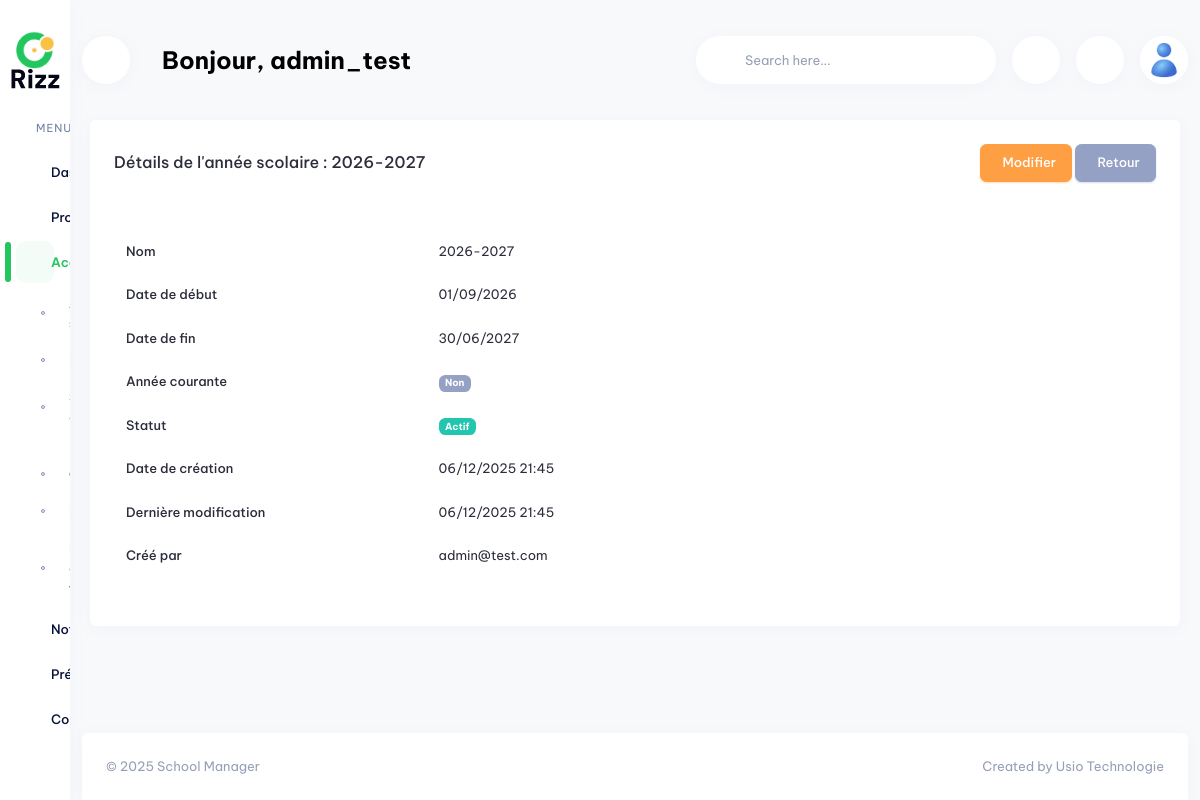
The app's page /academic/academic-years/3/ (signed in) with its own data.
### app_profile/models.py (models this page shows, shortened)
class Profile(models.Model):
    GENDER = [('male', 'Masculin'), ('female', 'Féminin'), ('other', 'Autre')]
    user = models.OneToOneField(
        User,
        on_delete=models.CASCADE,
        verbose_name="Utilisateur",
        help_text="Utilisateur Django associé à ce profil",
        related_name="profile"
    )
    reference = models.UUIDField(
        default=uuid4,
        unique=True,
        editable=False,
        verbose_name="Référence",
        help_text="Référence unique UUID du profil"
    )
    full_name = models.CharField(
        max_length=200,
        verbose_name="Nom complet",
        help_text="Nom et prénom du titulaire du compte"
    )
    firstname = models.CharField(
        max_length=100,
        verbose_name="Prénom",
        null=True,
        blank=True,
        help_text="Prénom du titulaire du compte"
    )
    name = models.CharField(
        max_length=100,
        verbose_name="Nom de famille",
        null=True,
        blank=True,
        help_text="Nom de famille du titulaire du compte"
    )
    birth_date = models.DateField(
        blank=True,
        null=True,
        verbose_name="Date de naissance",
        help_text="Date de naissance du titulaire (optionnel)"
    )
    id_card_number = models.CharField(
        max_length=50,
        blank=True,
        null=True,
        verbose_name="Numéro de pièce d'identité",
        help_text="Numéro de la pièce d'identité (optionnel)"
    )
    pincode = models.CharField(
        max_length=20,
        blank=True,
        null=True,
        verbose_name="Code PIN",
        help_text="Code PIN personnel (optionnel)"
    )
    gender = models.CharField(
        max_length=10,
        choices=GENDER,
        blank=True,
        null=True,
        verbose_name="Genre",
        help_text="Genre du titulaire (optionnel)"
    )
    country = models.ForeignKey(
        Country,
        on_delete=models.PROTECT,
        verbose_name="Pays",
        blank=True,
        null=True,
        help_text="Pays d'origine du titulaire"
    )
    phone = models.CharField(
        max_length=20,
        blank=True,
        null=True,
        verbose_name="Téléphone",
        help_text="Numéro de téléphone (optionnel)"
    )
    is_verified = models.BooleanField(
        default=False,
        verbose_name="Vérifié",
        help_text="Indique si le profil a été vérifié"
    )
    ROLE_CHOICES = [
        ('student', 'Élève'),
        ('teacher', 'Enseignant'),
        ('parent', 'Parent'),
        ('admin', 'Administrateur'),
        ('staff', 'Personnel'),
    ]
    role = models.CharField(
        max_length=20,
        choices=ROLE_CHOICES,
        blank=True,
        null=True,
        verbose_name="Rôle",
        help_text="Rôle principal du profil"
    )
    max_wallets = models.PositiveIntegerField(
        default=5,
        verbose_name="Nombre maximum de wallets",
        help_text="Nombre maximum de wallets que cet utilisateur peut créer (0 = illimité)"
    )
    photo = models.ImageField(
        upload_to='profiles/photos/',
        blank=True,
        null=True,
        verbose_name="Photo de profil",
        help_text="Photo de profil de l'utilisateur (max 2 Mo)"
    )
    is_active = models.BooleanField(
        default=True,
        verbose_name="Actif",
        help_text="Indique si le profil est actif"
    )
    created_at = models.DateTimeField(
        auto_now_add=True,
        verbose_name="Date de création"
    )
    updated_at = models.DateTimeField(
        auto_now=True,
        verbose_name="Date de modification"
    )
    objects = ProfileManager()
    class Meta:
        verbose_name = "Profile"
        verbose_name_plural = "Profiles"
        ordering = ['created_at']
        unique_together = ['phone']

### app_academic/models.py (models this page shows, shortened)
class AcademicYear(models.Model):
    name = models.CharField(
        max_length=50,
        unique=True,
        verbose_name="Nom",
        help_text="Nom de l'année scolaire (ex: 2024-2025)"
    )
    start_date = models.DateField(
        verbose_name="Date de début",
        help_text="Date de début de l'année scolaire"
    )
    end_date = models.DateField(
        verbose_name="Date de fin",
        help_text="Date de fin de l'année scolaire"
    )
    is_current = models.BooleanField(
        default=False,
        verbose_name="Année courante",
        help_text="Indique si c'est l'année scolaire actuelle"
    )
    is_active = models.BooleanField(
        default=True,
        verbose_name="Actif",
        help_text="Indique si l'année scolaire est active"
    )
    created_at = models.DateTimeField(
        auto_now_add=True,
        verbose_name="Date de création"
    )
    updated_at = models.DateTimeField(
        auto_now=True,
        verbose_name="Date de modification"
    )
    created_by = models.ForeignKey(
        settings.AUTH_USER_MODEL,
        on_delete=models.SET_NULL,
        null=True,
        blank=True,
        related_name='academic_years_created',
        verbose_name="Créé par",
        help_text="Utilisateur qui a créé cette année scolaire"
    )
    updated_by = models.ForeignKey(
        settings.AUTH_USER_MODEL,
        on_delete=models.SET_NULL,
        null=True,
        blank=True,
        related_name='academic_years_updated',
        verbose_name="Modifié par",
        help_text="Utilisateur qui a modifié cette année scolaire"
    )
    class Meta:
        verbose_name = "Année scolaire"
        verbose_name_plural = "Années scolaires"
        ordering = ['-start_date']
        indexes = [
            models.Index(fields=['is_current', 'is_active']),
            models.Index(fields=['start_date', 'end_date']),
        ]

### app_academic/views.py (the view)
# urls.py: path('academic-years/<int:pk>/', views.AcademicYearDetailView.as_view(), name='academic_year_detail'),
class AcademicYearDetailView(PermissionRequiredMixin, DetailView):
    model = AcademicYear
    template_name = 'app_academic/academic_year_detail.html'
    context_object_name = 'academic_year'
    required_permission = 'view_academic_year'
    required_resource = 'app_academic'
    @method_decorator(login_required)
    def dispatch(self, *args, **kwargs):
        return super().dispatch(*args, **kwargs)
    def get_queryset(self):
        return AcademicYear.objects.filter(is_active=True)

### templates/app_academic/academic_year_detail.html (shortened to what this page needs)
{% extends "base.html" %}
{% load static %}
{% block content %}
<div class="row">
    <div class="col-12">
        <div class="card">
            <div class="card-header">
                <div class="row align-items-center">
                    <div class="col">
                        <h4 class="card-title mb-0">Détails de l'année scolaire : {{ academic_year.name }}</h4>
                    </div>
                    <div class="col-auto">
                        <a href="{% url 'app_academic:academic_year_update' academic_year.pk %}" class="btn btn-warning">
                             Modifier
                        </a>
                        <a href="{% url 'app_academic:academic_year_list' %}" class="btn btn-secondary">
                             Retour
                        </a>
                    </div>
                </div>
            </div>
            <div class="card-body">
                <table class="table table-borderless">
                    <tr>
                        <th width="30%">Nom</th>
                        <td>{{ academic_year.name }}</td>
                    </tr>
                    <tr>
                        <th>Date de début</th>
                        <td>{{ academic_year.start_date|date:"d/m/Y" }}</td>
                    </tr>
                    <tr>
                        <th>Date de fin</th>
                        <td>{{ academic_year.end_date|date:"d/m/Y" }}</td>
                    </tr>
                    <tr>
                        <th>Année courante</th>
                        <td>
                            {% if academic_year.is_current %}
                                <span class="badge bg-success">Oui</span>
                            {% else %}
                                <span class="badge bg-secondary">Non</span>
                            {% endif %}
                        </td>
                    </tr>
                    <tr>
                        <th>Statut</th>
                        <td>
                            {% if academic_year.is_active %}
                                <span class="badge bg-success">Actif</span>
                            {% else %}
                                <span class="badge bg-danger">Inactif</span>
                            {% endif %}
                        </td>
                    </tr>
                    <tr>
                        <th>Date de création</th>
                        <td>{{ academic_year.created_at|date:"d/m/Y H:i" }}</td>
                    </tr>
                    <tr>
                        <th>Dernière modification</th>
                        <td>{{ academic_year.updated_at|date:"d/m/Y H:i" }}</td>
                    </tr>
                    {% if academic_year.created_by %}
                    <tr>
                        <th>Créé par</th>
                        <td>{{ academic_year.created_by.get_full_name|default:academic_year.created_by.username }}</td>
                    </tr>
                    {% endif %}
                </table>
            </div>
        </div>
    </div>
</div>
{% endblock %}

### templates/base.html (shortened to what this page needs)
<!DOCTYPE html>
{% load static %}
<html lang="en" dir="ltr" data-startbar="light" data-bs-theme="light">
<head>
    <link rel="stylesheet" href="{% static 'school_manager/assets/libs/jsvectormap/css/jsvectormap.min.css' %}">
     <link href="{% static 'school_manager/assets/css/bootstrap.min.css' %}" rel="stylesheet" type="text/css" />
     <link href="{% static 'school_manager/assets/css/icons.min.css' %}" rel="stylesheet" type="text/css" />
     <link href="{% static 'school_manager/assets/css/app.min.css' %}" rel="stylesheet" type="text/css" />
     <link href="{% static 'school_manager/assets/css/custom-colors.css' %}" rel="stylesheet" type="text/css" />
</head>
<body>
    {% block navbar %}
    <div class="topbar d-print-none">
        <div class="container-xxl">
            <nav class="topbar-custom d-flex justify-content-between" id="topbar-custom">
                <ul class="topbar-item list-unstyled d-inline-flex align-items-center mb-0">
                    <li>
                        <button class="nav-link mobile-menu-btn nav-icon" id="togglemenu">
                        </button>
                    </li>
                    <li class="mx-3 welcome-text">
                        <h3 class="mb-0 fw-bold text-truncate">Bonjour, {{ user_full_name|default:request.user.username }}</h3>
                    </li>
                </ul>
                <ul class="topbar-item list-unstyled d-inline-flex align-items-center mb-0">
                    <li class="hide-phone app-search">
                        <form role="search" action="" method="get">
                            <input type="search" name="search" class="form-control top-search mb-0" placeholder="Search here...">
                            <button type="submit"></button>
                        </form>
                    </li>
                    <li class="topbar-item">
                        <a class="nav-link nav-icon" href="javascript:void(0);" id="light-dark-mode">
                        </a>
                    </li>
                    <li class="dropdown topbar-item">
                        <a class="nav-link dropdown-toggle arrow-none nav-icon" data-bs-toggle="dropdown" href="index.html#" role="button"
                            aria-haspopup="false" aria-expanded="false">
                        </a>
                    </li>
                    {% if request.user.is_authenticated %}
                        <li class="dropdown topbar-item">
                          <a class="nav-link dropdown-toggle arrow-none nav-icon" data-bs-toggle="dropdown" href="#" role="button"
                             aria-haspopup="false" aria-expanded="false">
                            {% if user_photo %}
                              <img src="{{ user_photo.url }}" alt="{{ user_full_name|default:request.user.username }}" class="thumb-lg rounded-circle">
                            {% else %}
                              <img src="{% static 'school_manager/assets/images/avatar.jpg' %}" alt="{{ user_full_name|default:request.user.username }}" class="thumb-lg rounded-circle">
                            {% endif %}
                          </a>
                        </li>
                        {% else %}
                        <li class="topbar-item">
                          <a class="btn btn-sm btn-primary" href="{% url 'app_profile:login' %}">Se connecter</a>
                        </li>
                        {% endif %}
                </ul>
            </nav>
        </div>
    </div>
    {% endblock %}
    {% block sidebar %}
    <div class="startbar d-print-none">
        <div class="brand">
            <a href="index.html" class="logo">
                <span>
                    <img src="assets/images/logo-sm.png" alt="logo-small" class="logo-sm">
                </span>
            </a>
        </div>
        <div class="startbar-menu" >
            <div class="startbar-collapse" id="startbarCollapse" data-simplebar>
                <div class="d-flex align-items-start flex-column w-100">
                    <ul class="navbar-nav mb-auto w-100">
                        {% for menu_item in sidebar_menu %}
                            <li class="nav-item">
                                {% if menu_item.url %}
                                    <a class="nav-link {% if menu_item.is_active %}active{% endif %}" href="{{ menu_item.url }}">
                                    </a>
                                {% elif menu_item.children %}
                                    {% with menu_id="sidebar"|add:menu_item.title|slugify %}
                                    <a class="nav-link {% if menu_item.is_active %}active{% endif %}" href="#{{ menu_id }}" data-bs-toggle="collapse" role="button"
                                        aria-expanded="{% if menu_item.is_active %}true{% else %}false{% endif %}" aria-controls="{{ menu_id }}">
                                    </a>
                                    {% endwith %}
                                {% endif %}
                            </li>
                        {% endfor %}
                    </ul>
                </div>
            </div>
        </div>
    </div>
    {% endblock %}
    <div class="page-wrapper">
        <div class="page-content">
            <div class="container-xxl">
              {% block content %}
              {% endblock %}
            </div>
            <footer class="footer text-center text-sm-start d-print-none">
                <div class="container-xxl">
                    <div class="row">
                        <div class="col-12">
                            <div class="card mb-0 rounded-bottom-0">
                                <div class="card-body">
                                    <p class="text-muted mb-0">
                                        ©
                                        School Manager
                                        <span
                                            class="text-muted d-none d-sm-inline-block float-end">
                                            Created by Usio Technologie</span>
                                    </p>
                                </div>
                            </div>
                        </div>
                    </div>
                </div>
            </footer>
        </div>
    </div>
</body>
</html>

### records on screen
Profile: full_name.username "admin_test"
AcademicYear: name "2026-2027", start_date "01/09/2026", end_date "30/06/2027", created_at "06/12/2025 21:45", updated_at "06/12/2025 21:45", created_by.get_full_name "admin@test.com"
